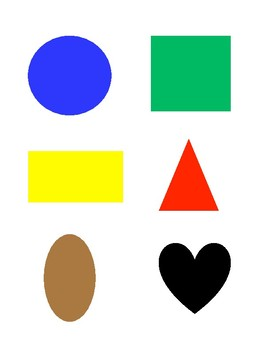
#> input picture OpenCV/ColourDetection/CroppingDiffColours/Color&Shapes.jpg, 270 x 350 px
$ python ColorSegragation.py
#> lines starting #> are read from the running program, lines starting #| are printed output that depends on the picture; after the words box and inside, x2 and y2 are one past the last pixel; in counts of white or black regions, pixels touching at a corner belong together
import cv2
import numpy as np

img = cv2.imread('Color&Shapes.jpg')
#> img is the input picture: shape (350, 270, 3); mean B, G, R 208.8, 219.5, 214
HSV = cv2.cvtColor(img, cv2.COLOR_BGR2HSV)
#> HSV: shape (350, 270, 3); mean H, S, V 22.4, 52.6, 237

#hsv range for blue
lower_blue = np.array([80,100,100])
upper_blue = np.array([130, 255, 255])

#hsv range for yellow
lower_yellow = np.array([25,100,100])
upper_yellow = np.array([40, 255, 255])

#Finding contours from the mask and saving the img
Bmask = cv2.inRange(HSV, lower_blue, upper_blue)
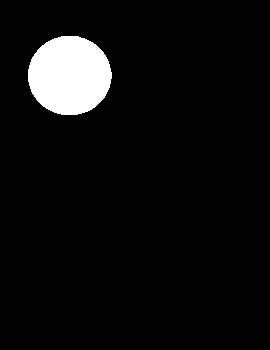
#> Bmask: shape (350, 270); 5.5% white; 1 white region
contours, hierarchy = cv2.findContours(Bmask, cv2.RETR_TREE, cv2.CHAIN_APPROX_NONE)
#> contours = 1 contour; box (x1, y1, x2, y2) and area: (28, 36, 112, 115) 5103
x,y,w,h = cv2.boundingRect(contours[0])
#> x = 28; y = 36; w = 84; h = 79
shape1 = img[y:y+h, x:x+w]
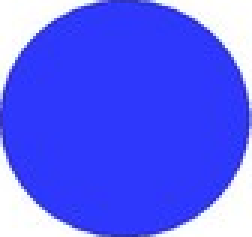
#> shape1: shape (79, 84, 3) (shown 3 times larger); mean B, G, R 249.2, 97.8, 90.1
cv2.imwrite("Blue.jpg", shape1)

Ymask = cv2.inRange(HSV, lower_yellow, upper_yellow)
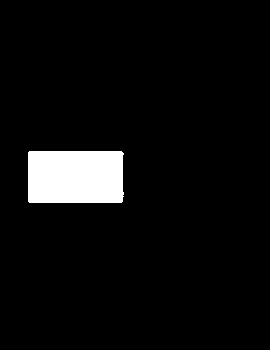
#> Ymask: shape (350, 270); 5.2% white; 1 white region
contours, hierarchy = cv2.findContours(Ymask, cv2.RETR_TREE, cv2.CHAIN_APPROX_NONE)
#> contours = 1 contour; box (x1, y1, x2, y2) and area: (28, 151, 124, 203) 4798
x,y,w,h = cv2.boundingRect(contours[0])
#> y = 151; w = 96; h = 52
shape2 = img[y:y+h, x:x+w]
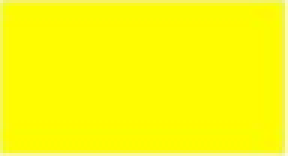
#> shape2: shape (52, 96, 3) (shown 3 times larger); mean B, G, R 11.1, 251.3, 253.8
cv2.imwrite("yellow.jpg", shape2)


cv2.imshow("OG img", img)
cv2.imshow("Blue mask", Bmask)
cv2.imshow("Yellow mask", Ymask)
cv2.imshow("Shape1", shape1)
cv2.imshow("Shape2", shape2)
key = cv2.waitKey()
#> (key Esc is pressed here)
if key == ord('s'):
    cv2.destroyAllWindows()
